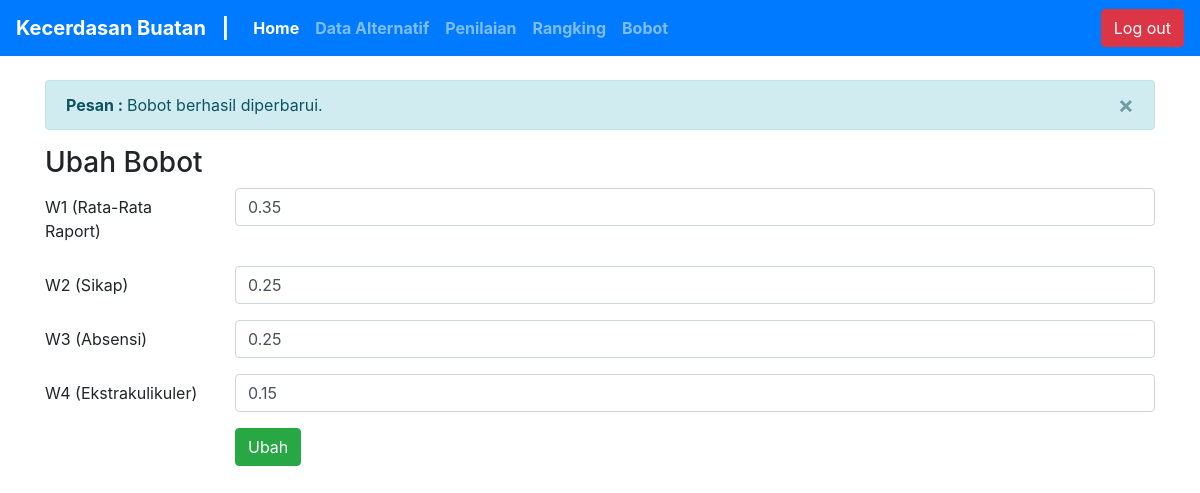
The page /index.php?halaman=bobot&pesan=1 (signed in) on the database its author committed.
### tables this page shows
CREATE TABLE `tbl_bobot` (
  `id_bobot` int(11) NOT NULL,
  `w1` double NOT NULL,
  `w2` double NOT NULL,
  `w3` double NOT NULL,
  `w4` double NOT NULL
);

### bobot/bobot.php (the view)
<?php
include "koneksi.php";
$sql="select * from tbl_bobot";
$hasil=mysqli_query($koneksi,$sql);
$row=mysqli_fetch_array($hasil);
?>
<div class="container my-4">
 <?php
 if (isset($_GET['pesan'])) {
 ?>
 <div class="alert alert-info alert-dismissible fade show" role="alert">
   <strong>Pesan : </strong> Bobot berhasil diperbarui.
   <button type="button" class="close" data-dismiss="alert" aria-label="Close">
     <span aria-hidden="true">&times;</span>
   </button>
 </div>
 <?php
 }
 ?>
 <h3>Ubah Bobot</h3>
 <form action="bobot/aksi_ubah_bobot.php" method="POST">
   <div class="form-group row">
     <label for="staticEmail" class="col-sm-2 col-form-label">W1 (Rata-Rata Raport)</label>
     <div class="col-sm-10">
       <input type="text"  class="form-control" name="w1" value="<?php echo $row['w1'] ?>">
     </div>
   </div>
   <div class="form-group row">
     <label for="inputPassword" class="col-sm-2 col-form-label">W2 (Sikap)</label>
     <div class="col-sm-10">
       <input type="text" class="form-control" name="w2" value="<?php echo $row['w2'] ?>">
     </div>
   </div>
   <div class="form-group row">
     <label for="inputPassword" class="col-sm-2 col-form-label">W3 (Absensi)</label>
     <div class="col-sm-10">
       <input type="text" class="form-control" name="w3" value="<?php echo $row['w3'] ?>">
     </div>
   </div>
   <div class="form-group row">
     <label for="inputPassword" class="col-sm-2 col-form-label">W4 (Ekstrakulikuler)</label>
     <div class="col-sm-10">
       <input type="text" class="form-control" name="w4" value="<?php echo $row['w4'] ?>">
     </div>
   </div>
   <div class="form-group row">
     <label for="inputPassword" class="col-sm-2 col-form-label"></label>
     <div class="col-sm-10">
       <input type="submit" class="btn btn-success" value="Ubah">
     </div>
   </div>
 </form>
</div>

### rows shown on the page
tbl_bobot: w1 "0.35", w2 "0.25", w3 "0.25", w4 "0.15"
